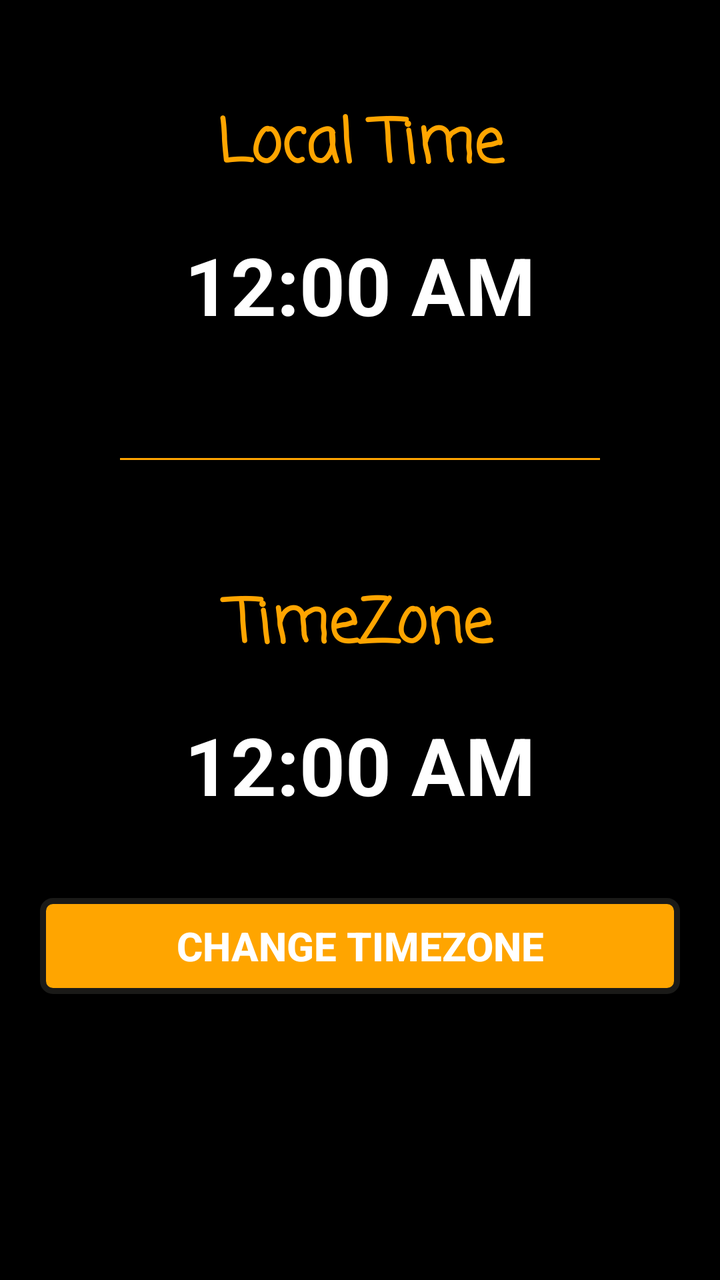
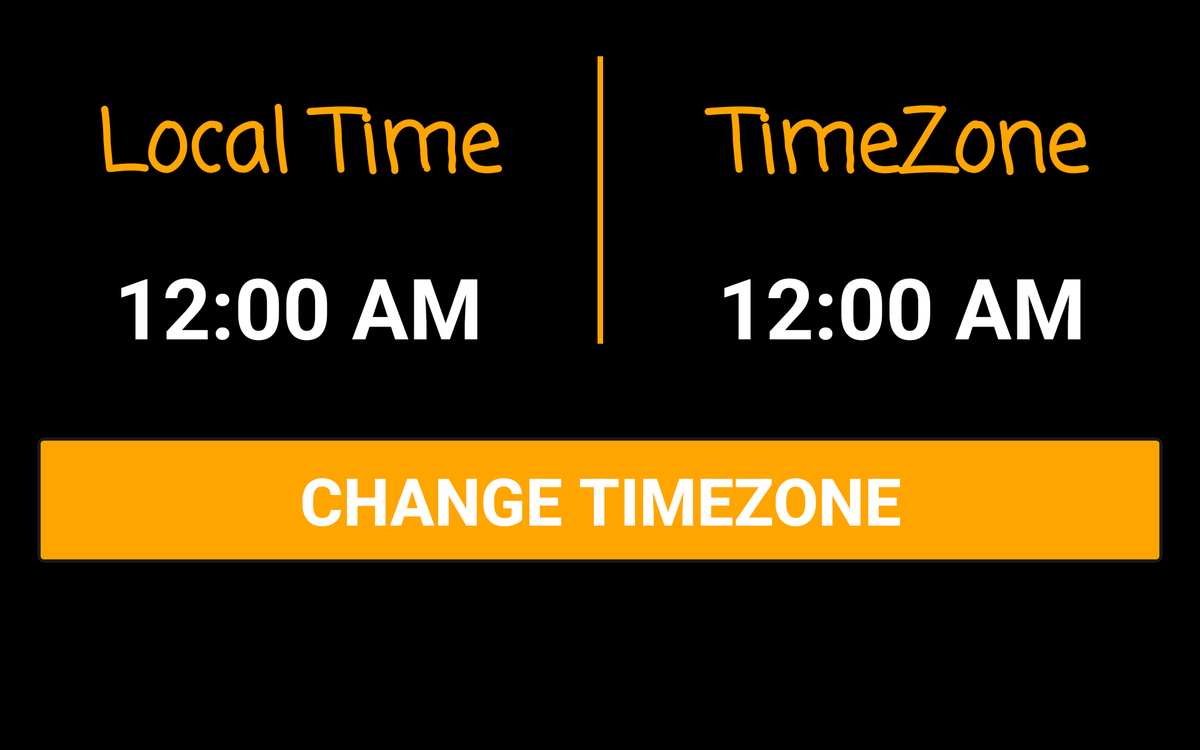

Two renders of one Android screen. The first uses the default layout on a phone; the second uses the alternative layout the repository ships for a different screen configuration, on a matching device. The two XML files are below.
<!-- AndroidManifest.xml: activity theme splashScreenTheme -->
<!-- res/layout/clock.xml -->
<?xml version="1.0" encoding="utf-8"?>
<ScrollView
    xmlns:android="http://schemas.android.com/apk/res/android"
    android:layout_height="match_parent"
    android:layout_width="match_parent"
    android:fillViewport="true">

    <LinearLayout
        android:layout_width="match_parent"
        android:layout_height="match_parent"
        android:orientation="vertical"
        android:background="@color/backgroundBlack">

        
        <TextView
            android:id="@+id/localTimeTextView"
            android:layout_width="match_parent"
            android:layout_height="wrap_content"
            android:textSize="30dp"
            android:textStyle="bold"
            android:gravity="center"
            android:textColor="@color/welcomeOrange"
            android:text="@string/local_time_text"
            android:layout_marginTop="50dp"
            android:fontFamily="casual"/>

        <TextClock
            android:id="@+id/localTime"
            android:layout_width="wrap_content"
            android:layout_height="wrap_content"
            android:layout_gravity="center"
            android:layout_marginTop="20dp"
            android:textColor="@color/normalTextColor"
            android:textSize="40dp"
            android:textStyle="bold" />


        
        <View
            android:layout_width="match_parent"
            android:layout_height="1dp"
            android:layout_margin="60dp"
            android:background="@color/welcomeOrange"/>


        
        <TextView
            android:id="@+id/choosenTimeZone"
            android:layout_width="match_parent"
            android:layout_height="wrap_content"
            android:gravity="center"
            android:text="@string/choosen_timeZone_text"
            android:textColor="@color/welcomeOrange"
            android:textSize="30dp"
            android:textStyle="bold"
            android:fontFamily="casual"/>

        <TextClock
            android:id="@+id/timeZoneTime"
            android:layout_width="wrap_content"
            android:layout_height="wrap_content"
            android:layout_gravity="center"
            android:layout_marginTop="20dp"
            android:textColor="@color/normalTextColor"
            android:textSize="40dp"
            android:textStyle="bold" />

        <Button
            android:id="@+id/changeTimeZone"
            android:layout_width="match_parent"
            android:layout_height="wrap_content"
            android:layout_gravity="center"
            android:background="@drawable/custom_button"
            android:layout_marginTop="40dp"
            android:layout_marginLeft="20dp"
            android:layout_marginRight="20dp"
            android:layout_marginBottom="10dp"
            android:text="@string/change_timeZone_text"
            android:textColor="@color/normalTextColor"
            android:textSize="20dp"
            android:textStyle="bold"
            android:onClick="goBackToTimeZoneActivity"/>

    </LinearLayout>
</ScrollView>
<!-- resources referenced by this layout -->
<resources>
  <color name="backgroundBlack">#000000</color>
  <color name="normalTextColor">#FFFFFF</color>
  <color name="welcomeOrange">#FFA500</color>
  <!-- drawable custom_button (drawable) -->
  <?xml version="1.0" encoding="utf-8"?>
      <shape
          xmlns:android="http://schemas.android.com/apk/res/android"
          android:shape="rectangle">
  
          <corners
              android:radius="5dp"
              />
  
          <solid
              android:color="@color/welcomeOrange"
              />
  
          <stroke
              android:color="@color/scrollBarBackColor"
              android:width="3dp"
              />
  
      </shape>
  <string name="change_timeZone_text">Change TimeZone</string>
  <string name="choosen_timeZone_text">TimeZone</string>
  <string name="local_time_text">Local Time</string>
  <style name="splashScreenTheme" parent="@android:style/Theme.DeviceDefault.Light.NoActionBar">
          <item name="android:windowBackground">@drawable/world_map_black_white_classic</item>
      </style>
  <color name="scrollBarBackColor">#1A1A18</color>
  <!-- drawable world_map_black_white_classic: jpg bitmap (drawable, 14520 bytes) -->
</resources>
<!-- res/layout-xlarge-land/clock.xml (the repository's variant of the layout above) -->
<!-- drawn on a large tablet held sideways -->
<?xml version="1.0" encoding="utf-8"?>
<ScrollView
    xmlns:android="http://schemas.android.com/apk/res/android"
    android:layout_height="match_parent"
    android:layout_width="match_parent"
    android:fillViewport="true">

    <LinearLayout
        android:layout_width="match_parent"
        android:layout_height="match_parent"
        android:orientation="vertical"
        android:background="@color/backgroundBlack">

        <LinearLayout
            android:layout_width="match_parent"
            android:layout_height="wrap_content"
            android:orientation="horizontal"
            >

            <LinearLayout
                android:layout_width="match_parent"
                android:layout_height="wrap_content"
                android:layout_weight="2"
                android:orientation="vertical">
                
                <TextView
                    android:id="@+id/localTimeTextView"
                    android:layout_width="match_parent"
                    android:layout_height="match_parent"
                    android:textSize="90dp"
                    android:textStyle="bold"
                    android:gravity="center"
                    android:textColor="@color/welcomeOrange"
                    android:text="@string/local_time_text"
                    android:layout_marginTop="90dp"
                    android:fontFamily="casual"/>

                <TextClock
                    android:id="@+id/localTime"
                    android:layout_width="wrap_content"
                    android:layout_height="wrap_content"
                    android:layout_gravity="center"
                    android:layout_marginTop="40dp"
                    android:textColor="@color/normalTextColor"
                    android:textSize="90dp"
                    android:textStyle="bold" />

            </LinearLayout>
            
            <View
                android:layout_width="6dp"
                android:layout_height="match_parent"
                android:layout_marginTop="50dp"
                android:layout_marginBottom="30dp"
                android:layout_gravity="center"
                android:background="@color/welcomeOrange"/>


            <LinearLayout
                android:layout_width="match_parent"
                android:layout_height="wrap_content"
                android:orientation="vertical"
                android:layout_weight="2">

                
                <TextView
                    android:id="@+id/choosenTimeZone"
                    android:layout_width="match_parent"
                    android:layout_height="match_parent"
                    android:gravity="center"
                    android:text="@string/choosen_timeZone_text"
                    android:textColor="@color/welcomeOrange"
                    android:textSize="90dp"
                    android:textStyle="bold"
                    android:layout_marginTop="90dp"
                    android:fontFamily="casual"/>

                <TextClock
                    android:id="@+id/timeZoneTime"
                    android:layout_width="wrap_content"
                    android:layout_height="wrap_content"
                    android:layout_gravity="center"
                    android:layout_marginTop="40dp"
                    android:textColor="@color/normalTextColor"
                    android:textSize="90dp"
                    android:textStyle="bold" />
            </LinearLayout>

        </LinearLayout>

        <Button
            android:id="@+id/changeTimeZone"
            android:layout_width="match_parent"
            android:layout_height="wrap_content"
            android:layout_gravity="center"
            android:layout_marginBottom="30dp"
            android:layout_marginLeft="40dp"
            android:layout_marginRight="40dp"
            android:layout_marginTop="80dp"
            android:padding="20dp"
            android:background="@drawable/custom_button"
            android:onClick="goBackToTimeZoneActivity"
            android:text="@string/change_timeZone_text"
            android:textColor="@color/normalTextColor"
            android:textSize="70dp"
            android:textStyle="bold" />

    </LinearLayout>

</ScrollView>
